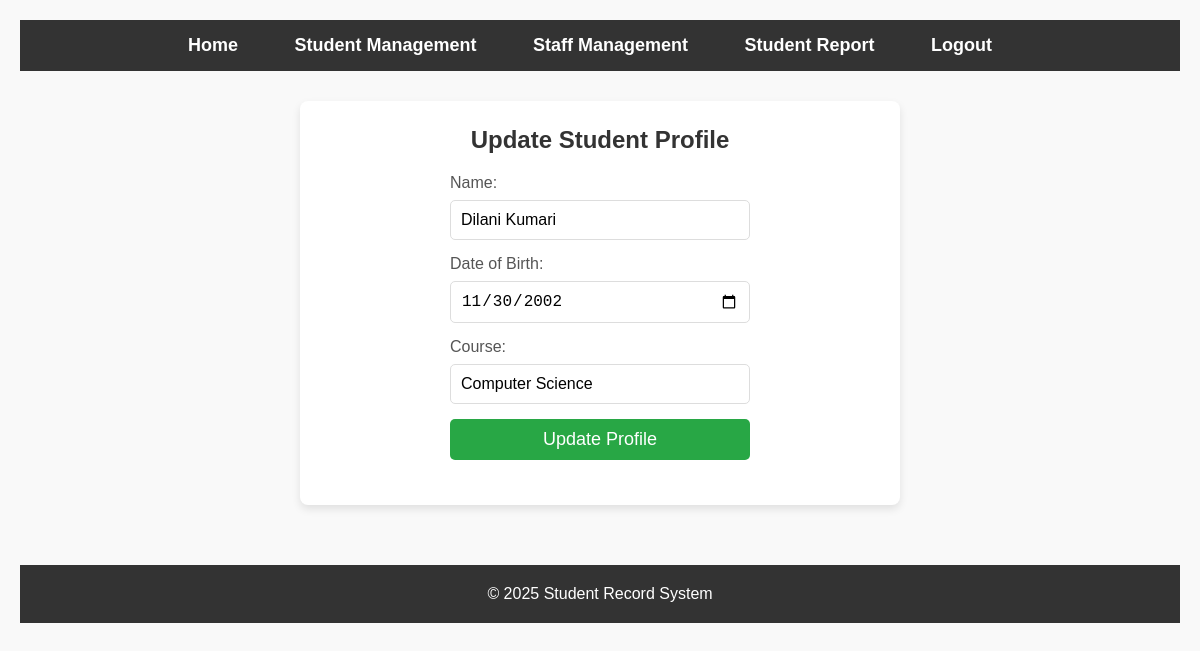
The app's page /register.php?id=4 with its own data.
### tables this page shows
CREATE TABLE `students` (
  `id` int(11) NOT NULL,
  `name` varchar(100) DEFAULT NULL,
  `dob` date DEFAULT NULL,
  `course` varchar(100) DEFAULT NULL
);

### register.php (the view, shortened to what this page needs)
<?php
include 'db.php';
if (isset($_GET['id'])) {
    $student_id = $_GET['id'];
    $student_result = $conn->query("SELECT * FROM students WHERE id = $student_id");
    $student = $student_result->fetch_assoc();
}
?>
<!DOCTYPE html>
<html lang="en">
<head>
    <link rel="stylesheet" href="style.css">
</head>
<body>
<nav>
    <ul>
        <li><a href="index.php">Home</a></li>
        <li class="dropdown">
            <a href="#" class="dropbtn">Student Management</a>
        </li>
        <li class="dropdown">
            <a href="#" class="dropbtn">Staff Management</a>
        </li>
        <li><a href="report.php">Student Report</a></li>
        <li><a href="logout.php">Logout</a></li>
    </ul>
</nav>
    <div class="container">
        <div class="form-container">
            <h2><?php echo isset($student_id) ? 'Update Student Profile' : 'Register New Student'; ?></h2>
            <form method="post">
                <label>Name:</label>
                <input type="text" name="name" value="<?php echo isset($student) ? $student['name'] : ''; ?>" required>
                <label>Date of Birth:</label>
                <input type="date" name="dob" value="<?php echo isset($student) ? $student['dob'] : ''; ?>" required>
                <label>Course:</label>
                <input type="text" name="course" value="<?php echo isset($student) ? $student['course'] : ''; ?>" required>
                <input type="submit" name="submit" value="<?php echo isset($student_id) ? 'Update Profile' : 'Register Student'; ?>">
            </form>
        </div>
    </div>
    <footer class="footer">
        <p>&copy; 2025 Student Record System</p>
    </footer>
</body>
</html>

### style.css (style rules this page uses)
* { margin: 0; padding: 0; box-sizing: border-box; }
body { font-family: Arial, sans-serif; background-color: #f5f5f5; color: #333; }
body { font-family: 'Arial', sans-serif; background-color: #f9f9f9; color: #333; margin: 0; padding: 20px; }
nav { background-color: #333; color: white; padding: 15px 0; text-align: center; }
nav ul { list-style-type: none; padding: 0; margin: 0; }
nav ul li { display: inline; margin-right: 20px; }
nav ul li a { color: white; text-decoration: none; font-weight: bold; font-size: 18px; padding: 8px 16px; transition: background-color 0.3s; }
.dropdown { position: relative; display: inline-block; }
.container { max-width: 1200px; margin: 0 auto; padding: 30px 20px; }
h2, h3 { color: #333; text-align: center; margin-bottom: 20px; }
h2 { font-size: 28px; }
.form-container { background-color: white; padding: 25px; border-radius: 8px; box-shadow: 0 4px 8px rgba(0, 0, 0, 0.1); margin-top: 30px; width: 100%; max-width: 600px; margin: 0 auto; }
.form-container h2 { font-size: 24px; margin-bottom: 20px; color: #333; }
.form-container label { display: block; font-size: 16px; margin-bottom: 8px; color: #555; }
.form-container input[type="text"], .form-container input[type="date"], .form-container input[type="number"] { width: 100%; padding: 10px; margin-bottom: 15px; border: 1px solid #ddd; border-radius: 5px; font-size: 16px; }
.form-container input[type="submit"] { background-color: #28a745; color: white; padding: 10px 20px; border: none; border-radius: 5px; font-size: 18px; cursor: pointer; transition: background-color 0.3s; }
.footer { background-color: #333; color: white; padding: 20px 0; text-align: center; position: relative; bottom: 0; width: 100%; margin-top: 30px; }
.footer p { font-size: 16px; margin: 0; }
h2 { text-align: center; margin-bottom: 30px; }
form { display: flex; flex-direction: column; width: 300px; margin: 0 auto; }
form label { margin-bottom: 10px; }
form input { margin-bottom: 20px; padding: 10px; border: 1px solid #ccc; border-radius: 5px; }
form input[type="submit"] { background-color: #4CAF50; color: #fff; border: none; }
footer { background-color: #333; color: #fff; text-align: center; padding: 10px 0; position: fixed; width: 100%; bottom: 0; }

### records on screen
students: name "Dilani Kumari", dob "11/30/2002", course "Computer Science"
